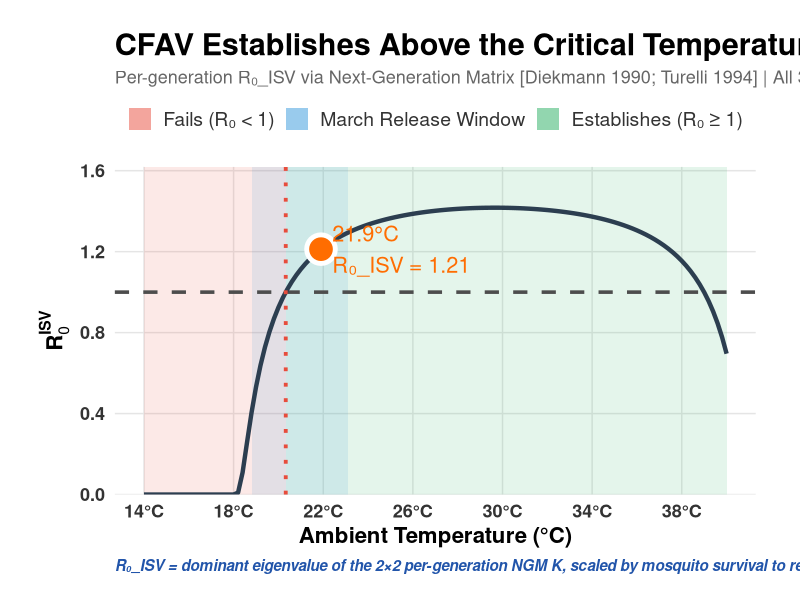

Generate this figure with R:
suppressPackageStartupMessages({library(ggplot2);library(dplyr)})
BF  <- "sans"
OUT <- "../02_Figures"

PT <- theme_minimal(base_size=16, base_family=BF) +
  theme(
    plot.title   = element_text(size=22,face="bold",margin=margin(b=6)),
    plot.subtitle= element_text(size=13,colour="grey40",margin=margin(b=14)),
    plot.caption = element_text(size=11,colour="#2255AA",face="bold.italic",hjust=0),
    axis.title   = element_text(size=16,face="bold"),
    axis.text    = element_text(size=13,face="bold",colour="grey20"),
    panel.grid.minor = element_blank(),
    panel.grid.major = element_line(colour="grey90",linewidth=0.5),
    plot.background  = element_rect(fill="white",colour=NA),
    panel.background = element_rect(fill="white",colour=NA),
    plot.margin = margin(24,32,18,28),
    legend.position  = "top",
    legend.title     = element_blank(),
    legend.text      = element_text(size=14, face="plain", family=BF, colour="grey20"),
    legend.margin    = margin(b = 10)
  )

# ── CFAV ISV Parameters [Baidaliuk et al. 2019, mBio] ───────────────────────
NU_M  <- 0.93   # maternal vertical transmission probability
NU_P  <- 0.76   # paternal vertical transmission probability
NU_V  <- 0.31   # venereal (sexual) transmission probability
# Combined paternal+venereal cascade (Baidaliuk 2019, eq. derived):
# If female is uninfected and mates with infected male:
#   - With prob NU_P: paternal route succeeds
#   - With prob (1-NU_P)*NU_V*NU_M: venereal then maternal amplification
NU_PV <- NU_P + (1 - NU_P) * NU_V * NU_M  # = 0.8259

# ── Per-Generation Next-Generation Matrix R0_ISV ─────────────────────────────
#
# REFERENCES:
#   Diekmann O, Heesterbeek JAP, Metz JAJ (1990). J. Math. Biology 28:365-382.
#   Caspari E, Watson GS (1959). Evolution 13:568-570. (vertical symbiont dyn.)
#   Turelli M (1994). Evolution 48:1500-1513. (Wolbachia frequency dynamics)
#
# FRAMEWORK (per-generation, dimensionless):
#
#   Each NGM entry K_ij counts the EXPECTED FRACTION of next-generation type-i
#   individuals produced by one type-j individual, in a population near zero
#   prevalence (invasion analysis).
#
#   Under replacement dynamics (each mosquito produces ~1 surviving offspring of
#   each sex in a stable population), the entries are pure probabilities:
#
#   K_FF = nu_M               (infected ♀ → infected ♀ via maternal route)
#   K_FM = nu_PV              (infected ♂ → infected ♀ via paternal+venereal)
#   K_MF = nu_M               (infected ♀ → infected ♂ via maternal route)
#   K_MM = nu_P               (infected ♂ → infected ♂ via paternal route)
#
#   Temperature enters via survival-to-reproduction:
#   P_repro(T) = exp(-gono_days / lf(T))
#   where gono_days = 4 (one full gonotrophic cycle, conservative)
#
#   R0(T) = P_repro(T) × rho(K)  where rho is the dominant eigenvalue
#
# This formulation matches the Wolbachia/symbiont literature, is dimensionally
# consistent (K entries are probabilities, R0 is dimensionless), and gives
# biologically interpretable values near the establishment threshold.
#
lf_T  <- function(T) pmax(-0.148*T^2 + 8.78*T - 110, 0.001)  # Adult lifespan (days)

GONO_DAYS <- 4  # gonotrophic cycle: days needed from emergence to first egg batch

R0_ISV_NGM <- function(T) {
  # Survival-to-reproduction factor (dimensionless, ≤ 1)
  P_repro <- exp(-GONO_DAYS / lf_T(T))
  # Per-generation NGM entries (all probabilities, dimensionless)
  K11 <- NU_M    # infected ♀ → infected ♀ offspring (maternal)
  K12 <- NU_PV   # infected ♂ → infected ♀ offspring (paternal + venereal)
  K21 <- NU_M    # infected ♀ → infected ♂ offspring (maternal)
  K22 <- NU_P    # infected ♂ → infected ♂ offspring (paternal)
  tr_K  <- K11 + K22
  det_K <- K11*K22 - K12*K21
  disc  <- pmax(tr_K^2 - 4*det_K, 0)
  rho_K <- (tr_K + sqrt(disc)) / 2
  P_repro * rho_K   # temperature-dependent per-generation R0
}

temps  <- seq(14, 40, 0.2)
Tc_val <- uniroot(function(T) R0_ISV_NGM(T) - 1, lower=17, upper=24)$root
R0_rp  <- R0_ISV_NGM(21.9)
R0_max <- max(R0_ISV_NGM(temps))

cat(sprintf("NGM R0_ISV at Rawalpindi mean T (21.9C) = %.3f\n", R0_rp))
cat(sprintf("Threshold temperature Tc = %.2f C\n", Tc_val))
cat(sprintf("Maximum R0_ISV = %.3f at optimal T\n", R0_max))

df3 <- data.frame(T=temps, R0=R0_ISV_NGM(temps))

rect_df <- data.frame(
  xmin = c(14, Tc_val, 18.8),
  xmax = c(Tc_val, 40, 23.1),
  ymin = c(0, 0, 0),
  ymax = c(Inf, Inf, Inf),
  Zone = factor(c("Fails (R\u2080 < 1)", "Establishes (R\u2080 \u2265 1)", "March Release Window"),
                levels = c("Fails (R\u2080 < 1)", "March Release Window", "Establishes (R\u2080 \u2265 1)"))
)

p3 <- ggplot(df3, aes(x=T, y=R0)) +
  geom_rect(data=rect_df, aes(xmin=xmin, xmax=xmax, ymin=ymin, ymax=ymax, fill=Zone),
            alpha=0.12, inherit.aes=FALSE) +
  scale_fill_manual(values = c("Fails (R\u2080 < 1)" = "#E74C3C",
                               "March Release Window" = "#3498DB",
                               "Establishes (R\u2080 \u2265 1)" = "#27AE60")) +
  geom_hline(yintercept=1, linetype="dashed", linewidth=1.2, colour="grey30") +
  geom_line(linewidth=1.5, colour="#2C3E50") +
  geom_vline(xintercept=Tc_val, linetype="dotted", linewidth=1.3, colour="#E74C3C") +
  annotate("point", x=21.9, y=R0_rp,
           shape=21, size=8, fill="#FF6D01", colour="white", stroke=2.5) +
  annotate("text",
           x     = 21.9 + 0.5,
           y     = R0_rp,
           hjust = 0, size=5.5, fontface="plain",
           colour="#FF6D01", family=BF,
           label = paste0("21.9\u00b0C\nR\u2080_ISV = ", round(R0_rp,2))) +
  annotate("label",
           x     = Tc_val - 0.2,
           y     = 2.0,
           hjust = 1, size=5.5, fontface="bold",
           colour="#E74C3C", family=BF,
           fill  = "white", label.size = 0,
           label = paste0("Tc = ", round(Tc_val,1), "\u00b0C")) +
  scale_x_continuous(breaks=seq(14,40,4),
                     labels=function(x) paste0(x,"\u00b0C")) +
  scale_y_continuous(limits=c(0, R0_max*1.12),
                     expand=expansion(mult=c(0,0.02))) +
  guides(fill = guide_legend(override.aes = list(alpha = 0.5))) +
  labs(
    title   = "CFAV Establishes Above the Critical Temperature in Rawalpindi",
    subtitle= paste0("Per-generation R\u2080_ISV via Next-Generation Matrix [Diekmann 1990; Turelli 1994] | ",
                     "All 3 CFAV routes [\u03bd_M=0.93, \u03bd_P=0.76, \u03bd_V=0.31, Baidaliuk 2019] | ",
                     "Tc=",round(Tc_val,1),"\u00b0C"),
    x=paste0("Ambient Temperature (\u00b0C)"),
    y=expression(bold(R[0]^ISV)),
    caption=paste0("R\u2080_ISV = dominant eigenvalue of the 2\u00d72 per-generation NGM K, ",
                   "scaled by mosquito survival to reproductive age. ",
                   "Dimensionless; R\u2080>1 implies CFAV establishes.")
  ) + PT

dir.create(OUT, showWarnings = FALSE)
ggsave(file.path(OUT,"POSTER_Fig3_R0ISV.png"), p3, width=13, height=8, dpi=300, bg="white")
cat("Generated POSTER_Fig3_R0ISV.png with complete NGM R0_ISV formula\n")
